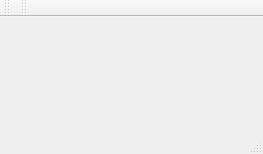
<?xml version="1.0" encoding="UTF-8"?>
<ui version="4.0">
 <class>MainWindow</class>
 <widget class="QMainWindow" name="MainWindow">
  <property name="geometry">
   <rect>
    <x>0</x>
    <y>0</y>
    <width>263</width>
    <height>154</height>
   </rect>
  </property>
  <property name="windowTitle">
   <string>GHome Simulator</string>
  </property>
  <widget class="QWidget" name="centralWidget">
   <layout class="QVBoxLayout" name="verticalLayout"/>
  </widget>
  <widget class="QMenuBar" name="menuBar">
   <property name="geometry">
    <rect>
     <x>0</x>
     <y>0</y>
     <width>263</width>
     <height>25</height>
    </rect>
   </property>
  </widget>
  <widget class="QToolBar" name="mainToolBar">
   <attribute name="toolBarArea">
    <enum>TopToolBarArea</enum>
   </attribute>
   <attribute name="toolBarBreak">
    <bool>false</bool>
   </attribute>
  </widget>
  <widget class="QStatusBar" name="statusBar"/>
  <widget class="QToolBar" name="toolBar">
   <property name="windowTitle">
    <string>toolBar</string>
   </property>
   <attribute name="toolBarArea">
    <enum>TopToolBarArea</enum>
   </attribute>
   <attribute name="toolBarBreak">
    <bool>false</bool>
   </attribute>
  </widget>
 </widget>
 <layoutdefault spacing="6" margin="11"/>
 <resources/>
 <connections/>
</ui>
